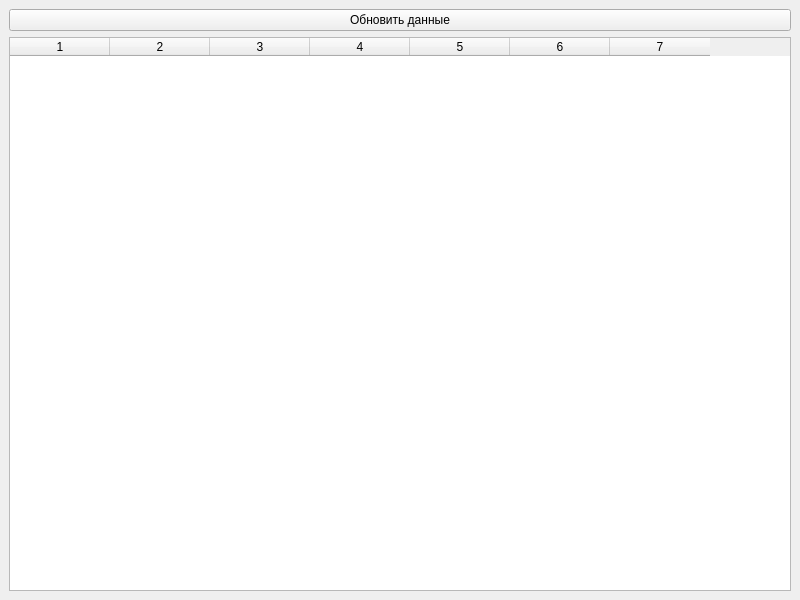
<?xml version="1.0" encoding="UTF-8"?>
<ui version="4.0">
 <class>MainWindow</class>
 <widget class="QMainWindow" name="MainWindow">
  <property name="geometry">
   <rect>
    <x>0</x>
    <y>0</y>
    <width>800</width>
    <height>600</height>
   </rect>
  </property>
  <property name="windowTitle">
   <string>Информация о кофе</string>
  </property>
  <widget class="QWidget" name="centralwidget">
   <layout class="QVBoxLayout" name="verticalLayout">
    <item>
     <widget class="QPushButton" name="refreshButton">
      <property name="text">
       <string>Обновить данные</string>
      </property>
     </widget>
    </item>
    <item>
     <widget class="QTableWidget" name="tableWidget">
      <property name="rowCount">
       <number>0</number>
      </property>
      <property name="columnCount">
       <number>7</number>
      </property>
      <property name="horizontalHeaderLabels" stdset="0">
       <stringlist>
        <string>ID</string>
        <string>Название сорта</string>
        <string>Степень обжарки</string>
        <string>Молотый/в зернах</string>
        <string>Описание вкуса</string>
        <string>Цена</string>
        <string>Объем упаковки</string>
       </stringlist>
      </property>
      <column/>
      <column/>
      <column/>
      <column/>
      <column/>
      <column/>
      <column/>
     </widget>
    </item>
   </layout>
  </widget>
 </widget>
 <resources/>
 <connections/>
</ui>
